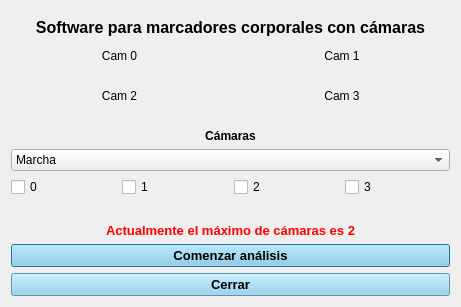
<?xml version="1.0" encoding="UTF-8"?>
<ui version="4.0">
 <class>Dialog</class>
 <widget class="QDialog" name="Dialog">
  <property name="geometry">
   <rect>
    <x>0</x>
    <y>0</y>
    <width>461</width>
    <height>307</height>
   </rect>
  </property>
  <property name="windowTitle">
   <string>Marcha4Cam - Menú Principal</string>
  </property>
  <layout class="QGridLayout" name="gridLayout_2">
   <item row="0" column="0">
    <layout class="QVBoxLayout" name="verticalLayout_11">
     <item>
      <layout class="QVBoxLayout" name="verticalLayout_10">
       <item>
        <widget class="QLabel" name="label">
         <property name="font">
          <font>
           <pointsize>12</pointsize>
           <weight>75</weight>
           <bold>true</bold>
          </font>
         </property>
         <property name="text">
          <string>Software para marcadores corporales con cámaras</string>
         </property>
         <property name="alignment">
          <set>Qt::AlignCenter</set>
         </property>
        </widget>
       </item>
       <item>
        <layout class="QGridLayout" name="gridLayout">
         <item row="0" column="0">
          <layout class="QVBoxLayout" name="verticalLayout_7">
           <item>
            <layout class="QVBoxLayout" name="verticalLayout_3">
             <item>
              <widget class="QLabel" name="label_4">
               <property name="text">
                <string>Cam 0</string>
               </property>
               <property name="alignment">
                <set>Qt::AlignCenter</set>
               </property>
              </widget>
             </item>
             <item>
              <widget class="QLabel" name="FeedLabel0">
               <property name="text">
                <string/>
               </property>
              </widget>
             </item>
            </layout>
           </item>
           <item>
            <layout class="QVBoxLayout" name="verticalLayout_5">
             <item>
              <widget class="QLabel" name="label_6">
               <property name="text">
                <string>Cam 2</string>
               </property>
               <property name="alignment">
                <set>Qt::AlignCenter</set>
               </property>
              </widget>
             </item>
             <item>
              <widget class="QLabel" name="FeedLabel2">
               <property name="text">
                <string/>
               </property>
              </widget>
             </item>
            </layout>
           </item>
          </layout>
         </item>
         <item row="0" column="1">
          <layout class="QVBoxLayout" name="verticalLayout_8">
           <item>
            <layout class="QVBoxLayout" name="verticalLayout_4">
             <item>
              <widget class="QLabel" name="label_5">
               <property name="text">
                <string>Cam 1</string>
               </property>
               <property name="alignment">
                <set>Qt::AlignCenter</set>
               </property>
              </widget>
             </item>
             <item>
              <widget class="QLabel" name="FeedLabel1">
               <property name="text">
                <string/>
               </property>
              </widget>
             </item>
            </layout>
           </item>
           <item>
            <layout class="QVBoxLayout" name="verticalLayout_6">
             <item>
              <widget class="QLabel" name="label_7">
               <property name="text">
                <string>Cam 3</string>
               </property>
               <property name="alignment">
                <set>Qt::AlignCenter</set>
               </property>
              </widget>
             </item>
             <item>
              <widget class="QLabel" name="FeedLabel3">
               <property name="text">
                <string/>
               </property>
              </widget>
             </item>
            </layout>
           </item>
          </layout>
         </item>
        </layout>
       </item>
      </layout>
     </item>
     <item>
      <layout class="QVBoxLayout" name="verticalLayout">
       <item>
        <widget class="QLabel" name="label_2">
         <property name="font">
          <font>
           <weight>75</weight>
           <italic>false</italic>
           <bold>true</bold>
          </font>
         </property>
         <property name="text">
          <string>Cámaras</string>
         </property>
         <property name="alignment">
          <set>Qt::AlignCenter</set>
         </property>
        </widget>
       </item>
       <item>
        <widget class="QComboBox" name="comboBox">
         <property name="currentIndex">
          <number>0</number>
         </property>
         <item>
          <property name="text">
           <string>Marcha</string>
          </property>
         </item>
         <item>
          <property name="text">
           <string>Manos</string>
          </property>
         </item>
        </widget>
       </item>
       <item>
        <layout class="QHBoxLayout" name="horizontalLayout">
         <item>
          <widget class="QCheckBox" name="checkBox0">
           <property name="text">
            <string>0</string>
           </property>
          </widget>
         </item>
         <item>
          <widget class="QCheckBox" name="checkBox1">
           <property name="text">
            <string>1</string>
           </property>
          </widget>
         </item>
         <item>
          <widget class="QCheckBox" name="checkBox2">
           <property name="text">
            <string>2</string>
           </property>
          </widget>
         </item>
         <item>
          <widget class="QCheckBox" name="checkBox3">
           <property name="text">
            <string>3</string>
           </property>
          </widget>
         </item>
        </layout>
       </item>
       <item>
        <layout class="QVBoxLayout" name="verticalLayout_9">
         <item>
          <widget class="QLabel" name="labelError">
           <property name="font">
            <font>
             <pointsize>9</pointsize>
             <weight>75</weight>
             <bold>true</bold>
            </font>
           </property>
           <property name="styleSheet">
            <string notr="true">QLabel{color:red;}</string>
           </property>
           <property name="text">
            <string/>
           </property>
           <property name="alignment">
            <set>Qt::AlignCenter</set>
           </property>
          </widget>
         </item>
         <item>
          <widget class="QLabel" name="label_3">
           <property name="font">
            <font>
             <pointsize>10</pointsize>
             <weight>75</weight>
             <bold>true</bold>
            </font>
           </property>
           <property name="styleSheet">
            <string notr="true">QLabel{color:red;}</string>
           </property>
           <property name="text">
            <string>Actualmente el máximo de cámaras es 2</string>
           </property>
           <property name="alignment">
            <set>Qt::AlignCenter</set>
           </property>
          </widget>
         </item>
         <item>
          <layout class="QVBoxLayout" name="verticalLayout_2">
           <item>
            <widget class="QPushButton" name="btnStart">
             <property name="font">
              <font>
               <pointsize>10</pointsize>
               <weight>75</weight>
               <bold>true</bold>
              </font>
             </property>
             <property name="styleSheet">
              <string notr="true">QPushButton{background-color:skyblue;}
QPushButton:hover{background-color:orange;}</string>
             </property>
             <property name="text">
              <string>Comenzar análisis</string>
             </property>
            </widget>
           </item>
           <item>
            <widget class="QPushButton" name="btnClose">
             <property name="font">
              <font>
               <pointsize>10</pointsize>
               <weight>75</weight>
               <bold>true</bold>
              </font>
             </property>
             <property name="styleSheet">
              <string notr="true">QPushButton{background-color:skyblue;}
QPushButton:hover{background-color:orange;}</string>
             </property>
             <property name="text">
              <string>Cerrar</string>
             </property>
            </widget>
           </item>
          </layout>
         </item>
        </layout>
       </item>
      </layout>
     </item>
    </layout>
   </item>
  </layout>
 </widget>
 <resources/>
 <connections/>
</ui>
